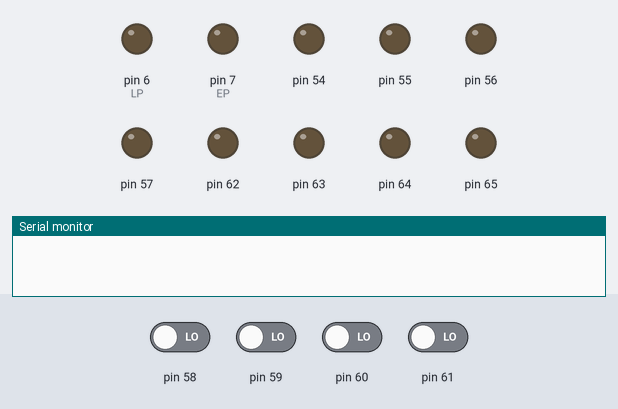
Bench run of a sketch on a simulated Arduino Mega 2560, built with avr-gcc and run on an emulated ATmega2560. On the bench: output pins drawn as LEDs (lit = HIGH), the last lines printed to the serial monitor. The test bench sets the inputs (shaded band); at power-on: pin 58–61 LOW.

Above: at 0.1 s.
At 1.1 s:
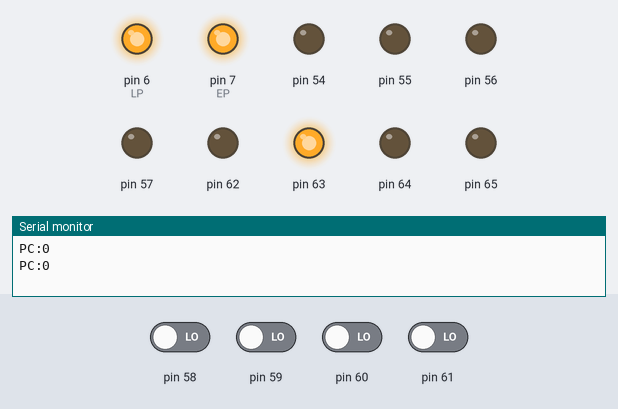
At 2.1 s:
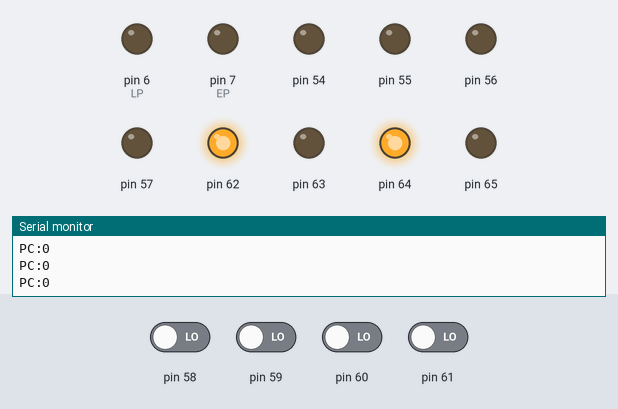
At 4.1 s:
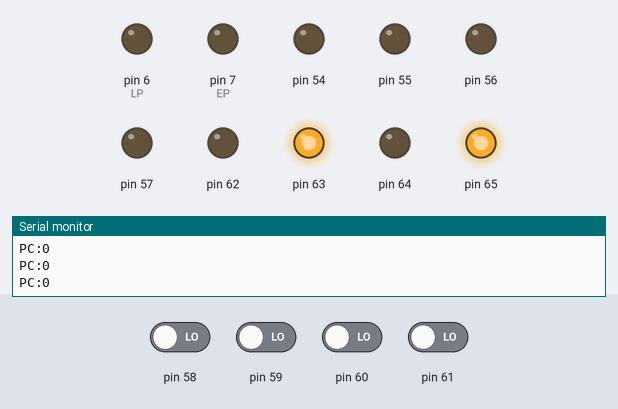
At 6.1 s:
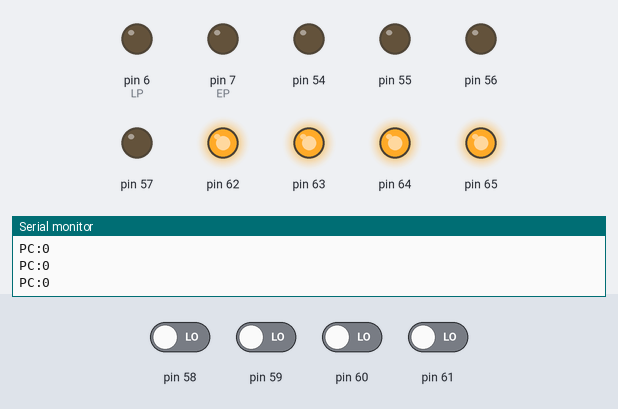
At 8.1 s:
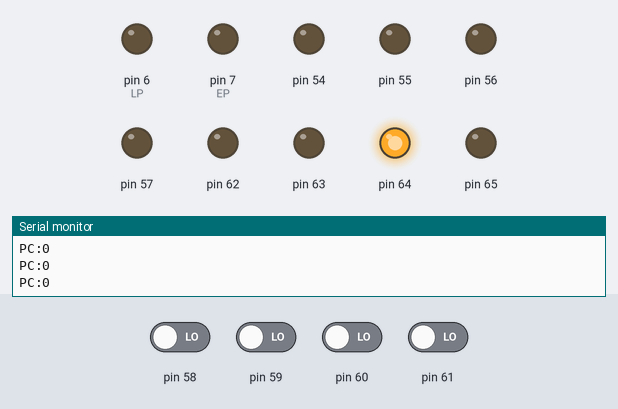
Timing chart, 0 to 8.4 s (numbered marks = the images above):
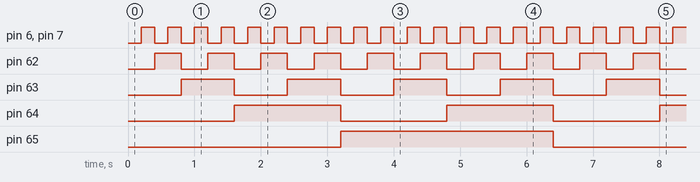

The sketch:

PruebaDDR.ino
```cpp
int PC = 0;
#define LP 6
#define EP 7
//F = PC input
//K = PC output

void setup() {
  DDRF = 0B00001111;
  DDRK = 0B00001111;

  pinMode(LP, OUTPUT);
  pinMode(EP, OUTPUT);

  digitalWrite(LP,0);
  digitalWrite(EP,0);

  Serial.begin(9600);
}

void loop() {
  PORTK = PC;
  digitalWrite(LP,0);
  digitalWrite(EP,0);

  delay(200);
  digitalWrite(LP,1);
  digitalWrite(EP,1);
  delay(200);
  PC++;

  Serial.print("PC:");
  Serial.println(PINF);
}
```

Measured:
- by itself, pin 6 (LP), pin 7 (EP): alternates HIGH for 0.20 s and LOW for 0.20 s
- by itself, pin 62: alternates HIGH for 0.40 s and LOW for 0.40 s
- by itself, pin 63: alternates HIGH for 0.80 s and LOW for 0.80 s
- by itself, pin 64: alternates HIGH for 1.6 s and LOW for 1.6 s
- by itself, pin 65: alternates HIGH for 3.2 s and LOW for 3.2 s
